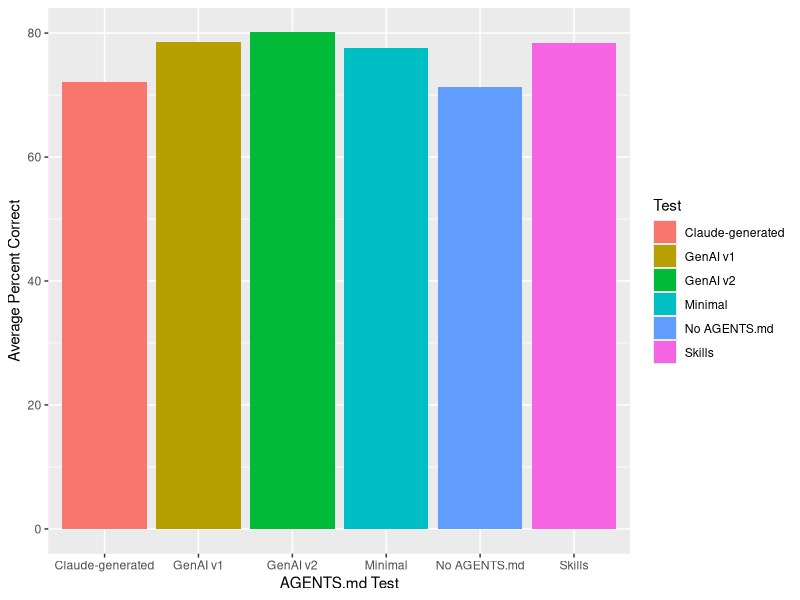
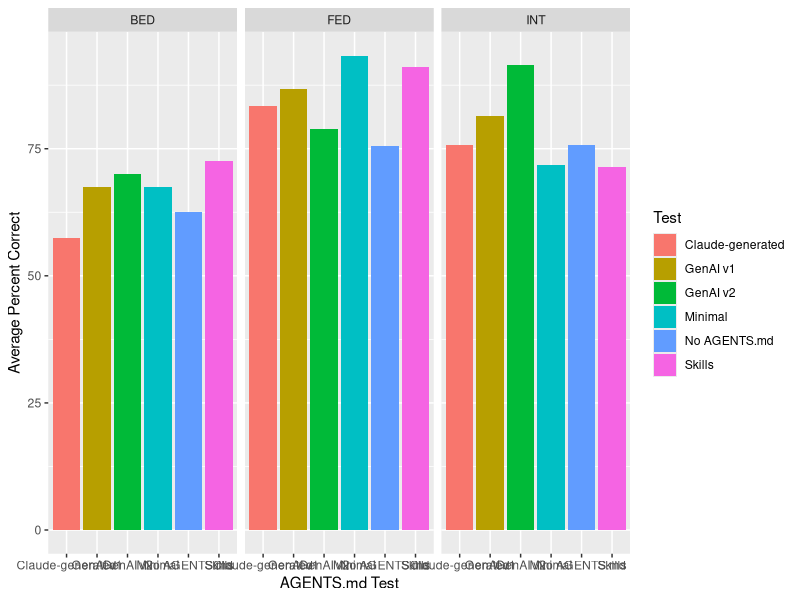
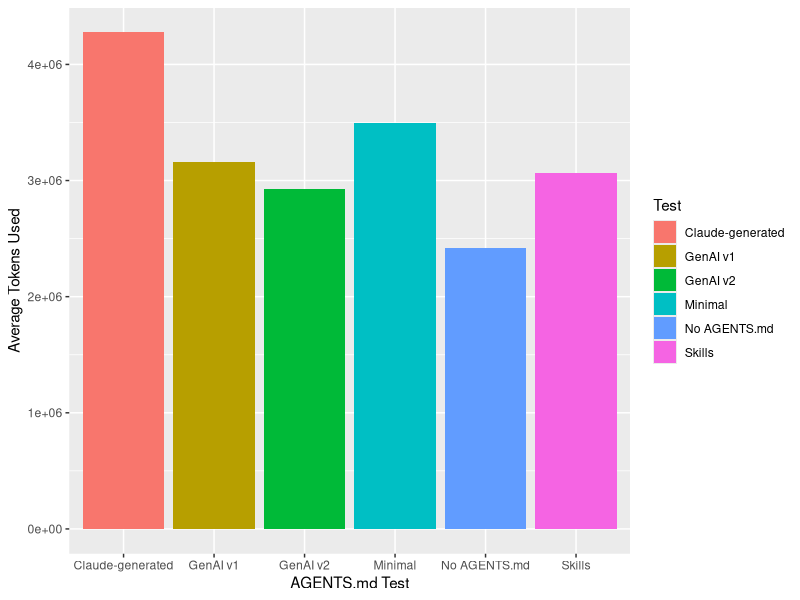
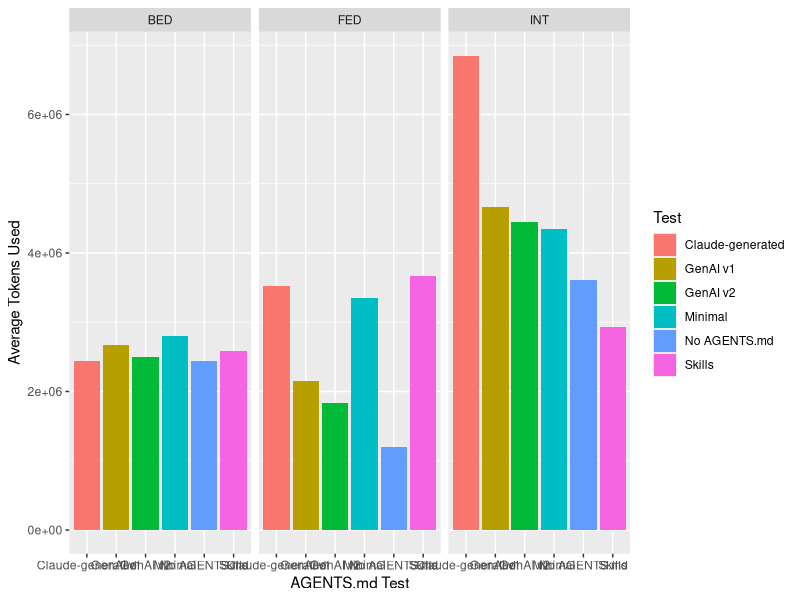
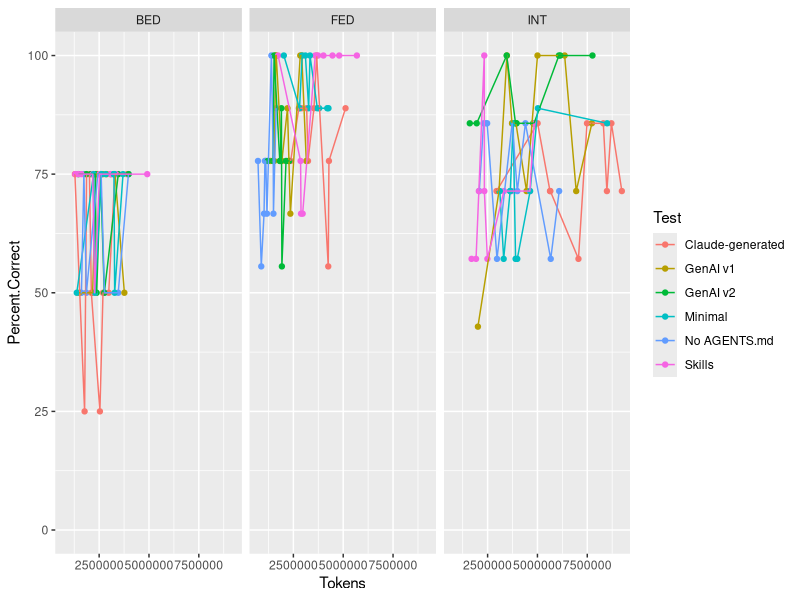

R code for these plots, in order:
library("tidyverse")
library("emmeans")
library("caret")

results <- read.csv("data/results-2026-03-11.csv") |>
  mutate(Percent.Correct = as.numeric(sub("%", "", Percent.Correct)),
         Task = factor(Task),
         Test = factor(Test))

# Overall performance
results |>
  group_by(Test) |>
  summarise(avg_score = mean(Percent.Correct)) |>
  ggplot(aes(x=Test, y=avg_score, fill=Test, group=Test)) +
  ylab("Average Percent Correct") + 
  xlab("AGENTS.md Test") +
  geom_col()

# By task
results |>
  group_by(Test, Task) |>
  summarise(avg_score = mean(Percent.Correct)) |>
  ggplot(aes(x=Test, y=avg_score, fill=Test, group=Test)) +
  ylab("Average Percent Correct") + 
  xlab("AGENTS.md Test") +
  geom_col() +
  facet_wrap(vars(Task))

# Token usage
results |>
  group_by(Test) |>
  summarise(token_usage = mean(Tokens)) |>
  ggplot(aes(x=Test, y=token_usage, fill=Test, group=Test)) +
  ylab("Average Tokens Used") + 
  xlab("AGENTS.md Test") +
  geom_col()

# By task
results |>
  group_by(Test, Task) |>
  summarise(token_usage = mean(Tokens)) |>
  ggplot(aes(x=Test, y=token_usage, fill=Test, group=Test)) +
  ylab("Average Tokens Used") + 
  xlab("AGENTS.md Test") +
  geom_col() +
  facet_wrap(vars(Task))

# Comparing token usage with performance
# Higher token usage does not correspond to better performance.
results |>
  ggplot(aes(x=Tokens, y=Percent.Correct, color=Test)) +
  geom_point() +
  geom_line() +
  scale_y_continuous(limits = c(0, 100)) + 
  facet_wrap(vars(Task))

# None of the differences are statistically significant, perhaps due to the
# very small sample size
fit <- lm(Percent.Correct ~ Test, data = results, contrasts = list(Test=contr.sum))
contrast(emmeans(fit, ~Test))

# The increased token usage by the Claude-generated file and the decreased
# token usage by no AGENTS.md do, perhaps, meet the threshold of statistical
# significance.
fit <- lm(Tokens ~ Test, data = results, contrasts = list(Test=contr.sum))
contrast(emmeans(fit, ~Test))

grouped <- results |>
  group_by(Task, Test) |>
  summarize(token_usage = mean(Tokens), avg_score = mean(Percent.Correct), .groups = "keep")
standarize_func <- preProcess(grouped, method = c("center", "scale"))
grouped <- predict(standarize_func, grouped) |>
  # Flip the sign on token_usage, so that
  # high numbers are best for both.
  mutate(score = avg_score + (-1 * token_usage))

# Overall
grouped |>
  group_by(Test) |>
  summarize(score = mean(score)) |>
  arrange(desc(score))

# FED
grouped |>
  filter(Task == "FED") |>
  group_by(Test) |>
  summarize(score = mean(score)) |>
  arrange(desc(score))

# INT
grouped |>
  filter(Task == "INT") |>
  group_by(Test) |>
  summarize(score = mean(score)) |>
  arrange(desc(score))

# BED
grouped |>
  filter(Task == "BED") |>
  group_by(Test) |>
  summarize(score = mean(score)) |>
  arrange(desc(score))
